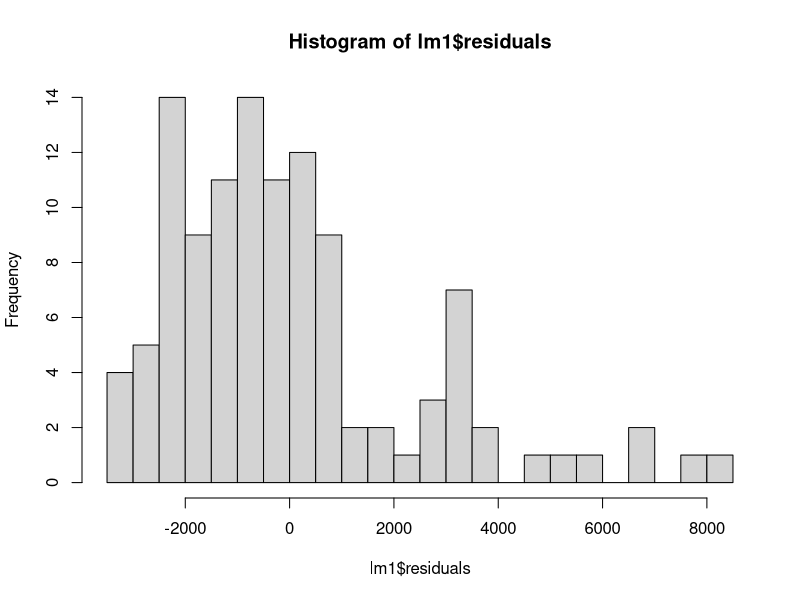
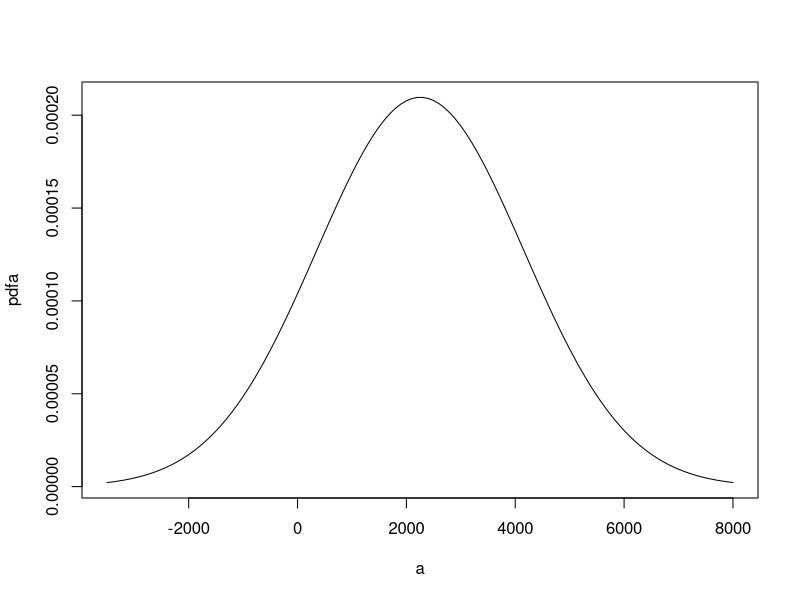
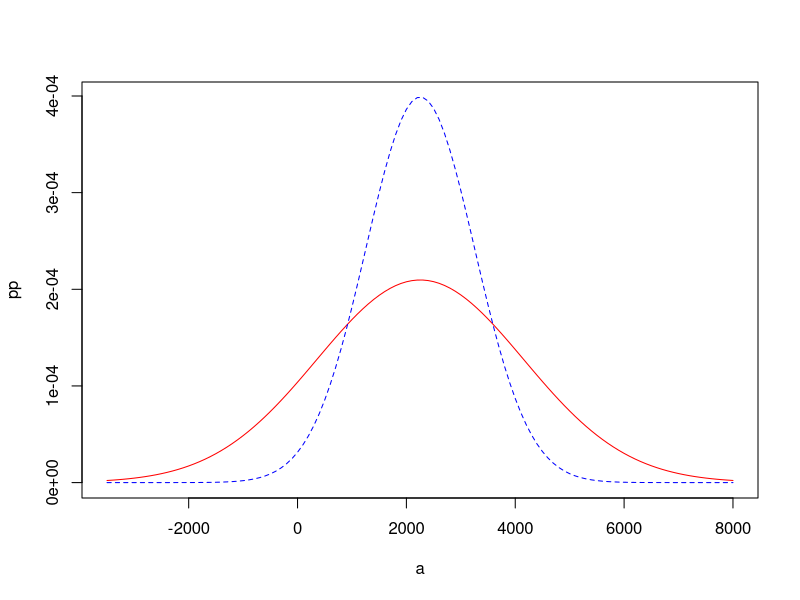

Reproduce these figures in R, in order.
## ---- chunk 1
df = read.csv("Coffee_inClass.csv", header=TRUE)

## ---- chunk 2
head(df)
## ---- chunk 3
dim(df)
## ---- chunk 4
Y = df$Sales1
X = df$Price1
lm1 = lm(Y~X)
summary(lm1)
## ---- chunk 5
mean(lm1$residuals)
var(lm1$residuals)
hist(lm1$residuals,20)
## ---- chunk 6
anova(lm1)
summary(lm1)
## ---- chunk 7
a=seq(-3500,8000,100)
mu=2254.7
sigma = 1903
pdfa = dnorm(a,mu,sigma)
plot(a,pdfa,type="l")
## ---- chunk 8
png = pnorm(0,mu,sigma)
png
## ---- chunk 9
pdfa1 = dnorm(a,mu,1000)
pp = cbind(pdfa,pdfa1)
matplot(a,pp, type="l",col=c("red","blue"))
